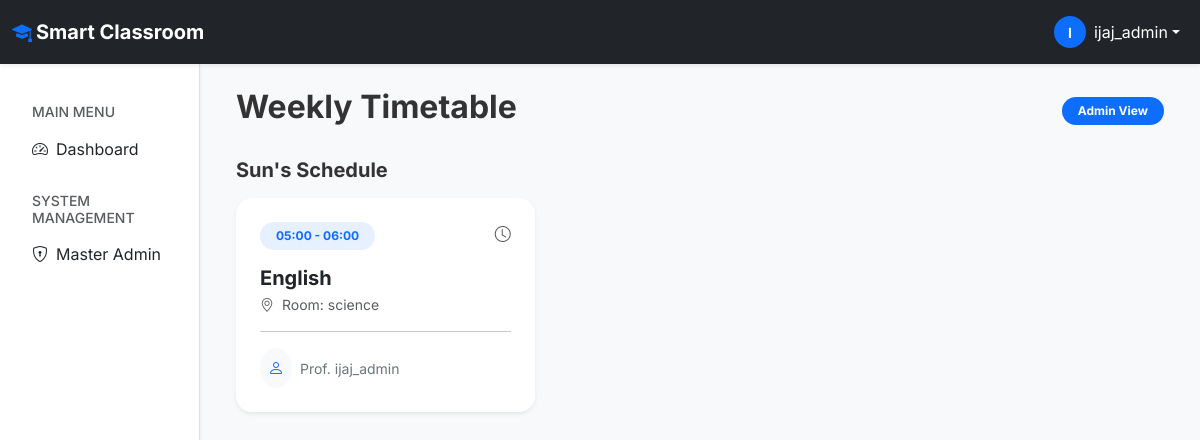
Page /timetable/view/ (signed in) on the committed database.
### accounts/models.py (models this page shows, shortened)
class UserProfile(models.Model):
    ROLE_CHOICES = (
        ('student', 'Student'),
        ('teacher', 'Teacher'),
        ('admin', 'Admin'),
    )
    user = models.OneToOneField(User, on_delete=models.CASCADE)
    role = models.CharField(max_length=20, choices=ROLE_CHOICES)

### timetable/models.py (models this page shows, shortened)
class TimetableEntry(models.Model):
    DAY_CHOICES = (
        ('sun', 'Sunday'),
        ('mon', 'Monday'),
        ('tue', 'Tuesday'),
        ('wed', 'Wednesday'),
        ('thu', 'Thursday'),
        ('fri', 'Friday'),
        ('sat', 'Saturday'),
    )
    classroom = models.ForeignKey(
        ClassRoom,
        on_delete=models.CASCADE,
        related_name='timetable_entries'
    )
    subject = models.ForeignKey(
        Subject,
        on_delete=models.CASCADE
    )
    teacher = models.ForeignKey(
        User,
        on_delete=models.CASCADE,
        related_name='teaching_entries'
    )
    timeslot = models.ForeignKey(
        TimeSlot,
        on_delete=models.CASCADE
    )
    day = models.CharField(
        max_length=3,
        choices=DAY_CHOICES
    )
    class Meta:
        unique_together = ('classroom', 'timeslot', 'day')
        ordering = ['day', 'timeslot']

class TimeSlot(models.Model):
    start_time = models.TimeField()
    end_time = models.TimeField()
    class Meta:
        ordering = ['start_time']

class Subject(models.Model):
    name = models.CharField(max_length=100, unique=True)

class ClassRoom(models.Model):
    name = models.CharField(max_length=100, unique=True)
    students = models.ManyToManyField(
        User,
        related_name='classrooms',
        blank=True
    )

### timetable/views.py (the view)
# urls.py: path('view/', views.timetable_view, name='timetable_view'),
@login_required
def timetable_view(request):
    days = ['mon', 'tue', 'wed', 'thu', 'fri', 'sat', 'sun']
    timetable_data = {}
    for day in days:
        entries = TimetableEntry.objects.filter(day=day).select_related(
            'subject', 'classroom', 'timeslot', 'teacher'
        ).order_by('timeslot__start_time')
        if entries.exists():
            timetable_data[day.capitalize()] = entries
    return render(request, 'timetable/view_timetable.html', {'timetable_data': timetable_data})

### templates/timetable/view_timetable.html (shortened to what this page needs)
{% extends 'base.html' %}
{% block content %}
<div class="container-fluid">
    <div class="d-flex justify-content-between align-items-center mb-4">
        <h2 class="fw-bold">Weekly Timetable</h2>
        <span class="badge bg-primary rounded-pill px-3 py-2">{{ request.user.userprofile.role|title }} View</span>
    </div>
    <div class="tab-content">
        {% for day, entries in timetable_data.items %}
        <div class="tab-pane fade {% if forloop.first %}show active{% endif %}" id="tab-{{ day }}">
            <h5 class="fw-bold mb-3 d-none d-md-block">{{ day }}'s Schedule</h5>
            <div class="row g-3">
                {% for entry in entries %}
                <div class="col-12 col-md-6 col-lg-4">
                    <div class="card border-0 shadow-sm rounded-4 hover-shadow transition">
                        <div class="card-body p-4">
                            <div class="d-flex justify-content-between align-items-start mb-3">
                                <span class="badge badge-soft-primary px-3 py-2 rounded-pill">
                                    {{ entry.timeslot.start_time|time:"H:i" }} - {{ entry.timeslot.end_time|time:"H:i" }}
                                </span>
                                <i class="bi bi-clock text-muted"></i>
                            </div>
                            <h5 class="fw-bold mb-1">{{ entry.subject.name }}</h5>
                            <p class="text-muted small mb-3">
                                <i class="bi bi-geo-alt me-1"></i> Room: {{ entry.classroom.name }}
                            </p>
                            <hr class="opacity-10">
                            <div class="d-flex align-items-center">
                                <div class="bg-light rounded-circle p-2 me-2">
                                    <i class="bi bi-person text-primary"></i>
                                </div>
                                <span class="small text-secondary">Prof. {{ entry.teacher.username }}</span>
                            </div>
                        </div>
                    </div>
                </div>
                {% endfor %}
            </div>
        </div>
        {% endfor %}
    </div>
</div>
{% endblock %}

### templates/navbar.html (shortened to what this page needs)
<nav class="navbar navbar-expand-lg navbar-dark bg-dark shadow-sm sticky-top">
    <div class="container-fluid">
        <a class="navbar-brand fw-bold d-flex align-items-center" href="{% url 'dashboard' %}">
            <span class="text-primary me-1"><i class="bi bi-mortarboard-fill"></i></span>
            Smart Classroom
        </a>
        <div class="collapse navbar-collapse" id="navbarContent">
            <ul class="navbar-nav ms-auto align-items-center">
                {% if request.user.is_authenticated %}
                <li class="nav-item dropdown">
                    <a class="nav-link dropdown-toggle text-white d-flex align-items-center" href="#" id="userDropdown" role="button" data-bs-toggle="dropdown">
                        <div class="bg-primary rounded-circle me-2 d-flex align-items-center justify-content-center" style="width: 32px; height: 32px;">
                            <span class="small fw-bold">{{ request.user.username|slice:":1"|upper }}</span>
                        </div>
                        <span class="d-none d-sm-inline">{{ request.user.username }}</span>
                    </a>
                </li>
                {% else %}
                <li class="nav-item">
                    <a class="btn btn-primary btn-sm rounded-pill px-4" href="/accounts/login/">
                        Login
                    </a>
                </li>
                {% endif %}
            </ul>
        </div>
    </div>
</nav>

### static/css/style.css (style rules this page uses)
:root { --primary-blue: #0d6efd; --primary-soft: rgba(13, 110, 253, 0.1); --success-green: #198754; --bg-light: #f8f9fa; --card-shadow: 0 8px 30px rgba(0, 0, 0, 0.05); --sidebar-width: 250px; }
body { background-color: var(--bg-light); font-family: 'Inter', system-ui, -apple-system, sans-serif; color: #333; overflow-x: hidden; }
.card { border: none !important; box-shadow: var(--card-shadow); transition: transform 0.2s ease, box-shadow 0.2s ease; }
.badge-soft-primary { background-color: var(--primary-soft); color: var(--primary-blue); }

### templates/base.html (style rules this page uses)
body { font-family: 'Inter', sans-serif; overflow-x: hidden; }

### rows in the picture
TimetableEntry: timeslot.start_time "05:00", timeslot.end_time "06:00", subject.name "English", classroom.name "science", teacher.username "ijaj_admin"

### other values in the picture
{{ request.user.username|slice:":1"|upper }} "I"
{{ request.user.username }} "ijaj_admin"
{{ request.user.userprofile.role|title }} "Admin"
{{ day }} "Sun"
